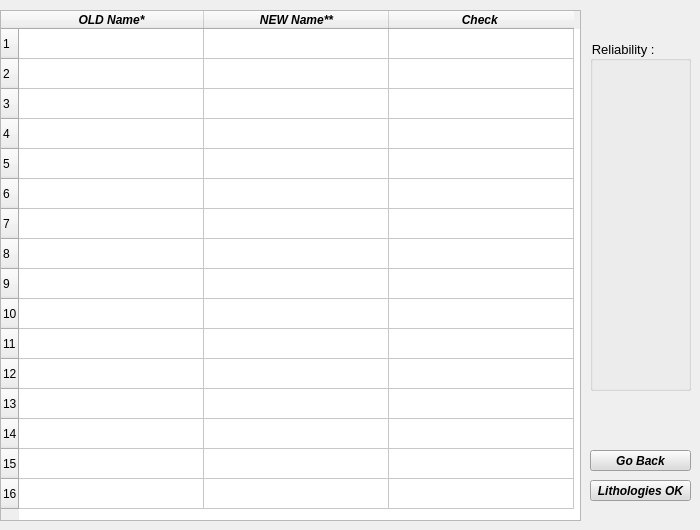
     <widget class="QWidget" name="Step3">
      <property name="layoutDirection">
       <enum>Qt::LeftToRight</enum>
      </property>
      <property name="autoFillBackground">
       <bool>false</bool>
      </property>
      <attribute name="title">
       <string>Step 3 : Check Lithologies match </string>
      </attribute>
      <widget class="QTableWidget" name="tableWidget2">
       <property name="geometry">
        <rect>
         <x>0</x>
         <y>10</y>
         <width>581</width>
         <height>511</height>
        </rect>
       </property>
       <property name="styleSheet">
        <string notr="true"/>
       </property>
       <property name="rowCount">
        <number>16</number>
       </property>
       <property name="columnCount">
        <number>3</number>
       </property>
       <attribute name="horizontalHeaderDefaultSectionSize">
        <number>185</number>
       </attribute>
       <row/>
       <row/>
       <row/>
       <row/>
       <row/>
       <row/>
       <row/>
       <row/>
       <row/>
       <row/>
       <row/>
       <row/>
       <row/>
       <row/>
       <row/>
       <row/>
       <column>
        <property name="text">
         <string>OLD Name*</string>
        </property>
        <property name="font">
         <font>
          <family>Arial</family>
          <weight>75</weight>
          <italic>true</italic>
          <bold>true</bold>
         </font>
        </property>
       </column>
       <column>
        <property name="text">
         <string>NEW Name**</string>
        </property>
        <property name="font">
         <font>
          <family>Arial</family>
          <weight>75</weight>
          <italic>true</italic>
          <bold>true</bold>
         </font>
        </property>
       </column>
       <column>
        <property name="text">
         <string>Check </string>
        </property>
        <property name="font">
         <font>
          <family>Arial</family>
          <weight>75</weight>
          <italic>true</italic>
          <bold>true</bold>
         </font>
        </property>
       </column>
      </widget>
      <widget class="QPushButton" name="pushButton_10">
       <property name="geometry">
        <rect>
         <x>590</x>
         <y>480</y>
         <width>101</width>
         <height>21</height>
        </rect>
       </property>
       <property name="styleSheet">
        <string notr="true">background-color: rgb(220, 220, 220);
font-weight: bold;
font-style: italic;
font-family: Arial; 
font-size: 12px;</string>
       </property>
       <property name="text">
        <string>Lithologies OK</string>
       </property>
      </widget>
      <widget class="QPushButton" name="pushButton_12">
       <property name="geometry">
        <rect>
         <x>590</x>
         <y>450</y>
         <width>101</width>
         <height>21</height>
        </rect>
       </property>
       <property name="styleSheet">
        <string notr="true">background-color: rgb(220, 220, 220);
font-weight: bold;
font-style: italic;
font-family: Arial; 
font-size: 12px;</string>
       </property>
       <property name="text">
        <string>Go Back</string>
       </property>
      </widget>
      <widget class="QGroupBox" name="legendbox">
       <property name="geometry">
        <rect>
         <x>590</x>
         <y>40</y>
         <width>101</width>
         <height>351</height>
        </rect>
       </property>
       <property name="styleSheet">
        <string notr="true">font-family: Arial; 
font-size: 13px;</string>
       </property>
       <property name="title">
        <string>Reliability : </string>
       </property>
      </widget>
     </widget>
